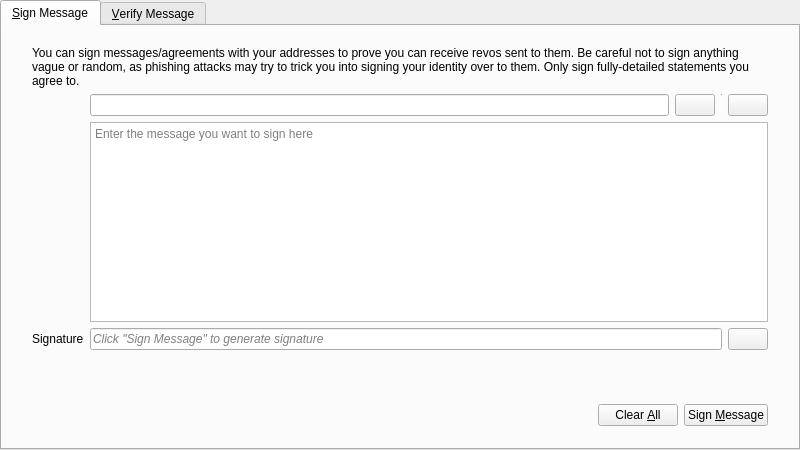
<?xml version="1.0" encoding="UTF-8"?>
<ui version="4.0">
 <class>SignVerifyMessageDialog</class>
 <widget class="QDialog" name="SignVerifyMessageDialog">
  <property name="geometry">
   <rect>
    <x>0</x>
    <y>0</y>
    <width>800</width>
    <height>450</height>
   </rect>
  </property>
  <property name="windowTitle">
   <string>Signatures - Sign / Verify a Message</string>
  </property>
  <property name="modal">
   <bool>true</bool>
  </property>
  <layout class="QVBoxLayout" name="verticalLayout">
   <property name="leftMargin">
    <number>0</number>
   </property>
   <property name="topMargin">
    <number>0</number>
   </property>
   <property name="rightMargin">
    <number>0</number>
   </property>
   <property name="bottomMargin">
    <number>0</number>
   </property>
   <item>
    <widget class="QTabWidget" name="tabWidget">
     <property name="currentIndex">
      <number>0</number>
     </property>
     <widget class="QWidget" name="tabSignMessage">
      <attribute name="title">
       <string>&amp;Sign Message</string>
      </attribute>
      <layout class="QVBoxLayout" name="verticalLayout_SM">
       <property name="leftMargin">
        <number>0</number>
       </property>
       <property name="topMargin">
        <number>0</number>
       </property>
       <property name="rightMargin">
        <number>0</number>
       </property>
       <property name="bottomMargin">
        <number>0</number>
       </property>
       <item>
        <layout class="QVBoxLayout" name="verticalLayout_3">
         <property name="leftMargin">
          <number>30</number>
         </property>
         <property name="topMargin">
          <number>20</number>
         </property>
         <property name="rightMargin">
          <number>30</number>
         </property>
         <property name="bottomMargin">
          <number>20</number>
         </property>
         <item>
          <layout class="QGridLayout" name="gridLayout">
           <item row="1" column="1">
            <layout class="QHBoxLayout" name="horizontalLayout_1_SM">
             <property name="spacing">
              <number>6</number>
             </property>
             <item>
              <widget class="QValidatedLineEdit" name="addressIn_SM">
               <property name="toolTip">
                <string>The Revo address to sign the message with</string>
               </property>
              </widget>
             </item>
             <item>
              <widget class="RevoPushButton" name="addressBookButton_SM">
               <property name="toolTip">
                <string>Choose previously used address</string>
               </property>
               <property name="text">
                <string/>
               </property>
               <property name="icon">
                <iconset resource="../bitcoin.rvc">
                 <normaloff>:/icons/address-book</normaloff>:/icons/address-book</iconset>
               </property>
               <property name="shortcut">
                <string>Alt+A</string>
               </property>
               <property name="autoDefault">
                <bool>false</bool>
               </property>
              </widget>
             </item>
             <item>
              <widget class="Line" name="vLine">
               <property name="maximumSize">
                <size>
                 <width>1</width>
                 <height>22</height>
                </size>
               </property>
               <property name="orientation">
                <enum>Qt::Vertical</enum>
               </property>
              </widget>
             </item>
             <item>
              <widget class="RevoPushButton" name="pasteButton_SM">
               <property name="toolTip">
                <string>Paste address from clipboard</string>
               </property>
               <property name="text">
                <string/>
               </property>
               <property name="icon">
                <iconset resource="../bitcoin.rvc">
                 <normaloff>:/icons/editpaste</normaloff>:/icons/editpaste</iconset>
               </property>
               <property name="shortcut">
                <string>Alt+P</string>
               </property>
               <property name="autoDefault">
                <bool>false</bool>
               </property>
              </widget>
             </item>
            </layout>
           </item>
           <item row="2" column="1">
            <widget class="QPlainTextEdit" name="messageIn_SM">
             <property name="toolTip">
              <string>Enter the message you want to sign here</string>
             </property>
             <property name="placeholderText">
              <string>Enter the message you want to sign here</string>
             </property>
            </widget>
           </item>
           <item row="3" column="1">
            <layout class="QHBoxLayout" name="horizontalLayout_2_SM">
             <property name="spacing">
              <number>6</number>
             </property>
             <item>
              <widget class="QLineEdit" name="signatureOut_SM">
               <property name="font">
                <font>
                 <italic>true</italic>
                </font>
               </property>
               <property name="readOnly">
                <bool>true</bool>
               </property>
               <property name="placeholderText">
                <string>Click &quot;Sign Message&quot; to generate signature</string>
               </property>
              </widget>
             </item>
             <item>
              <widget class="RevoPushButton" name="copySignatureButton_SM">
               <property name="toolTip">
                <string>Copy the current signature to the system clipboard</string>
               </property>
               <property name="text">
                <string/>
               </property>
               <property name="icon">
                <iconset resource="../bitcoin.rvc">
                 <normaloff>:/icons/editcopy</normaloff>:/icons/editcopy</iconset>
               </property>
               <property name="autoDefault">
                <bool>false</bool>
               </property>
              </widget>
             </item>
            </layout>
           </item>
           <item row="3" column="0">
            <widget class="QLabel" name="signatureLabel_SM">
             <property name="text">
              <string>Signature</string>
             </property>
             <property name="textFormat">
              <enum>Qt::PlainText</enum>
             </property>
            </widget>
           </item>
           <item row="0" column="0" colspan="2">
            <widget class="QLabel" name="infoLabel_SM">
             <property name="text">
              <string>You can sign messages/agreements with your addresses to prove you can receive revos sent to them. Be careful not to sign anything vague or random, as phishing attacks may try to trick you into signing your identity over to them. Only sign fully-detailed statements you agree to.</string>
             </property>
             <property name="textFormat">
              <enum>Qt::PlainText</enum>
             </property>
             <property name="wordWrap">
              <bool>true</bool>
             </property>
            </widget>
           </item>
          </layout>
         </item>
        </layout>
       </item>
       <item>
        <widget class="QWidget" name="buttonsContainerWhite" native="true">
         <layout class="QHBoxLayout" name="horizontalLayout">
          <property name="leftMargin">
           <number>30</number>
          </property>
          <property name="topMargin">
           <number>15</number>
          </property>
          <property name="rightMargin">
           <number>30</number>
          </property>
          <item>
           <spacer name="horizontalSpacer_1_SM">
            <property name="orientation">
             <enum>Qt::Horizontal</enum>
            </property>
            <property name="sizeHint" stdset="0">
             <size>
              <width>40</width>
              <height>48</height>
             </size>
            </property>
           </spacer>
          </item>
          <item>
           <widget class="QLabel" name="statusLabel_SM">
            <property name="font">
             <font>
              <weight>75</weight>
              <bold>true</bold>
             </font>
            </property>
            <property name="text">
             <string/>
            </property>
            <property name="wordWrap">
             <bool>true</bool>
            </property>
           </widget>
          </item>
          <item>
           <spacer name="horizontalSpacer_2_SM">
            <property name="orientation">
             <enum>Qt::Horizontal</enum>
            </property>
            <property name="sizeHint" stdset="0">
             <size>
              <width>40</width>
              <height>48</height>
             </size>
            </property>
           </spacer>
          </item>
          <item>
           <widget class="RevoPushButton" name="clearButton_SM">
            <property name="toolTip">
             <string>Reset all sign message fields</string>
            </property>
            <property name="text">
             <string>Clear &amp;All</string>
            </property>
            <property name="icon">
             <iconset resource="../bitcoin.rvc">
              <normaloff>:/icons/remove</normaloff>:/icons/remove</iconset>
            </property>
            <property name="autoDefault">
             <bool>false</bool>
            </property>
           </widget>
          </item>
          <item>
           <widget class="RevoPushButton" name="signMessageButton_SM">
            <property name="toolTip">
             <string>Sign the message to prove you own this Revo address</string>
            </property>
            <property name="text">
             <string>Sign &amp;Message</string>
            </property>
            <property name="icon">
             <iconset resource="../bitcoin.rvc">
              <normaloff>:/icons/edit</normaloff>:/icons/edit</iconset>
            </property>
            <property name="autoDefault">
             <bool>false</bool>
            </property>
           </widget>
          </item>
         </layout>
        </widget>
       </item>
      </layout>
     </widget>
     <widget class="QWidget" name="tabVerifyMessage">
      <attribute name="title">
       <string>&amp;Verify Message</string>
      </attribute>
      <layout class="QVBoxLayout" name="verticalLayout_VM">
       <property name="leftMargin">
        <number>0</number>
       </property>
       <property name="topMargin">
        <number>0</number>
       </property>
       <property name="rightMargin">
        <number>0</number>
       </property>
       <property name="bottomMargin">
        <number>0</number>
       </property>
       <item>
        <layout class="QVBoxLayout" name="verticalLayout_2">
         <property name="leftMargin">
          <number>30</number>
         </property>
         <property name="topMargin">
          <number>20</number>
         </property>
         <property name="rightMargin">
          <number>30</number>
         </property>
         <property name="bottomMargin">
          <number>20</number>
         </property>
         <item>
          <widget class="QLabel" name="infoLabel_VM">
           <property name="text">
            <string>Enter the receiver's address, message (ensure you copy line breaks, spaces, tabs, etc. exactly) and signature below to verify the message. Be careful not to read more into the signature than what is in the signed message itself, to avoid being tricked by a man-in-the-middle attack. Note that this only proves the signing party receives with the address, it cannot prove sendership of any transaction!</string>
           </property>
           <property name="textFormat">
            <enum>Qt::PlainText</enum>
           </property>
           <property name="alignment">
            <set>Qt::AlignLeading|Qt::AlignLeft|Qt::AlignTop</set>
           </property>
           <property name="wordWrap">
            <bool>true</bool>
           </property>
          </widget>
         </item>
         <item>
          <layout class="QHBoxLayout" name="horizontalLayout_1_VM">
           <property name="spacing">
            <number>6</number>
           </property>
           <item>
            <widget class="QValidatedLineEdit" name="addressIn_VM">
             <property name="toolTip">
              <string>The Revo address the message was signed with</string>
             </property>
            </widget>
           </item>
           <item>
            <widget class="RevoPushButton" name="addressBookButton_VM">
             <property name="toolTip">
              <string>Choose previously used address</string>
             </property>
             <property name="text">
              <string/>
             </property>
             <property name="icon">
              <iconset resource="../bitcoin.rvc">
               <normaloff>:/icons/address-book</normaloff>:/icons/address-book</iconset>
             </property>
             <property name="shortcut">
              <string>Alt+A</string>
             </property>
             <property name="autoDefault">
              <bool>false</bool>
             </property>
            </widget>
           </item>
          </layout>
         </item>
         <item>
          <widget class="QPlainTextEdit" name="messageIn_VM">
           <property name="toolTip">
            <string>The signed message to verify</string>
           </property>
           <property name="placeholderText">
            <string>The signed message to verify</string>
           </property>
          </widget>
         </item>
         <item>
          <widget class="QValidatedLineEdit" name="signatureIn_VM">
           <property name="toolTip">
            <string>The signature given when the message was signed</string>
           </property>
           <property name="placeholderText">
            <string>The signature given when the message was signed</string>
           </property>
          </widget>
         </item>
        </layout>
       </item>
       <item>
        <widget class="QWidget" name="buttonsContainerWhite_" native="true">
         <layout class="QHBoxLayout" name="horizontalLayout_2">
          <property name="leftMargin">
           <number>30</number>
          </property>
          <property name="topMargin">
           <number>15</number>
          </property>
          <property name="rightMargin">
           <number>30</number>
          </property>
          <item>
           <spacer name="horizontalSpacer_1_VM">
            <property name="orientation">
             <enum>Qt::Horizontal</enum>
            </property>
            <property name="sizeHint" stdset="0">
             <size>
              <width>40</width>
              <height>48</height>
             </size>
            </property>
           </spacer>
          </item>
          <item>
           <widget class="QLabel" name="statusLabel_VM">
            <property name="font">
             <font>
              <weight>75</weight>
              <bold>true</bold>
             </font>
            </property>
            <property name="text">
             <string/>
            </property>
            <property name="wordWrap">
             <bool>true</bool>
            </property>
           </widget>
          </item>
          <item>
           <spacer name="horizontalSpacer_2_VM">
            <property name="orientation">
             <enum>Qt::Horizontal</enum>
            </property>
            <property name="sizeHint" stdset="0">
             <size>
              <width>40</width>
              <height>48</height>
             </size>
            </property>
           </spacer>
          </item>
          <item>
           <widget class="RevoPushButton" name="clearButton_VM">
            <property name="toolTip">
             <string>Reset all verify message fields</string>
            </property>
            <property name="text">
             <string>Clear &amp;All</string>
            </property>
            <property name="icon">
             <iconset resource="../bitcoin.rvc">
              <normaloff>:/icons/remove</normaloff>:/icons/remove</iconset>
            </property>
            <property name="autoDefault">
             <bool>false</bool>
            </property>
           </widget>
          </item>
          <item>
           <widget class="RevoPushButton" name="verifyMessageButton_VM">
            <property name="toolTip">
             <string>Verify the message to ensure it was signed with the specified Revo address</string>
            </property>
            <property name="text">
             <string>Verify &amp;Message</string>
            </property>
            <property name="icon">
             <iconset resource="../bitcoin.rvc">
              <normaloff>:/icons/transaction_0</normaloff>:/icons/transaction_0</iconset>
            </property>
            <property name="autoDefault">
             <bool>false</bool>
            </property>
           </widget>
          </item>
         </layout>
        </widget>
       </item>
      </layout>
     </widget>
    </widget>
   </item>
  </layout>
 </widget>
 <customwidgets>
  <customwidget>
   <class>QValidatedLineEdit</class>
   <extends>QLineEdit</extends>
   <header>qt/qvalidatedlineedit.h</header>
  </customwidget>
  <customwidget>
   <class>RevoPushButton</class>
   <extends>QPushButton</extends>
   <header>qt/revopushbutton.h</header>
  </customwidget>
 </customwidgets>
 <resources>
  <include location="../bitcoin.rvc"/>
 </resources>
 <connections/>
</ui>
